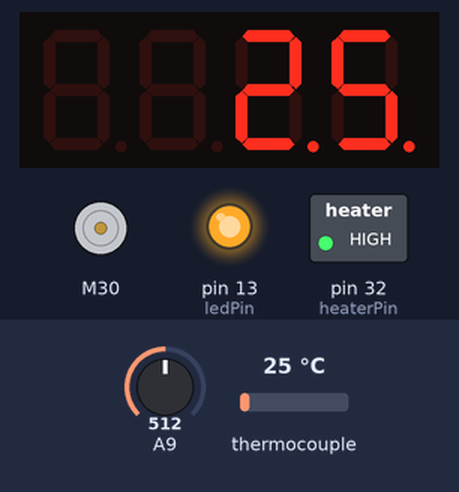
The program below on a simulated Teensy 3. On the bench: 4-digit seven-segment display, DC motor (green arrow = forward, orange = backward, longer = faster), switched loads named in the program (green lamp = pin HIGH), output pins drawn as LEDs (lit = HIGH). Wiring (inferred from the names in the program): 4-digit 7-segment display, segments lit when LOW: segments pin 4, pin 0, pin 8, pin 10, pin 11, pin 3, pin 7, pin 9; digit selects pin 5, pin 2, pin 1, pin 6. Inputs (shaded band) come from the test bench; at power-on: A9 = 512, thermocouple 25 °C. The segment pins are drawn as the display they are named for; pins used as bus, display or sensor lines are not drawn.

Above: at 1.2 s.
1.3 s: A9 set to 154
At 2.4 s:
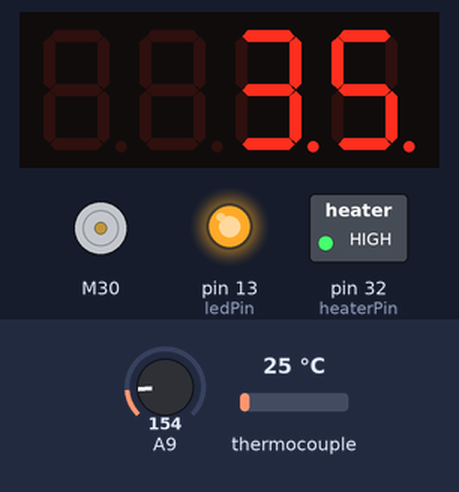
4.3 s: A9 set to 130
At 6.9 s:
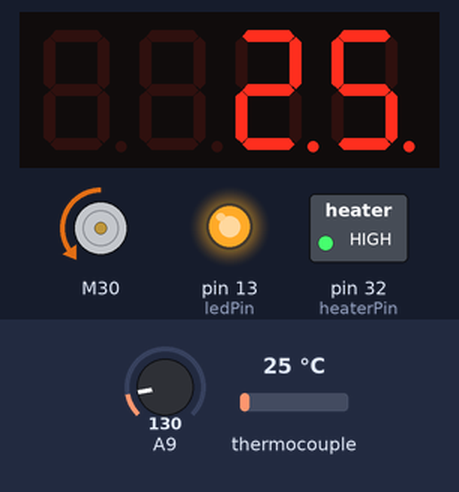
7.3 s: thermocouple set to 31 °C
At 8.1 s:
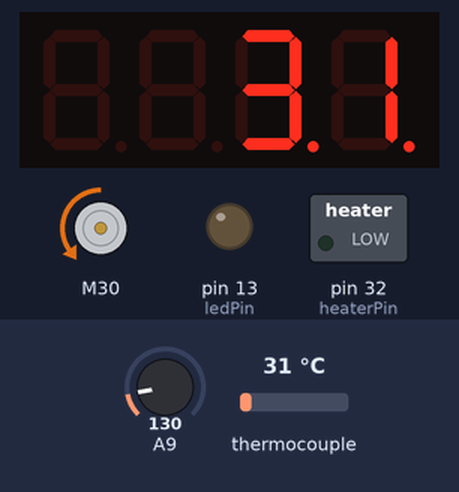
8.8 s: thermocouple set to 6 °C
At 10.0 s:
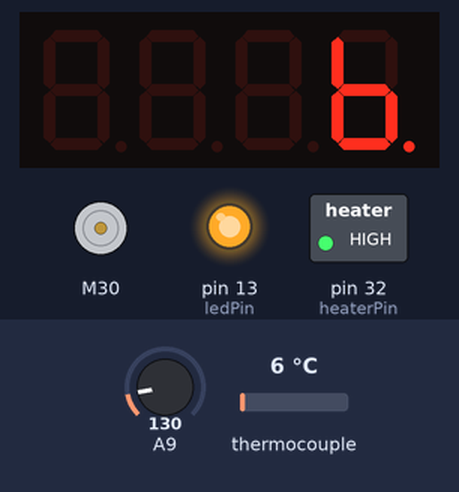
10.3 s: thermocouple set to 23 °C
At 11.5 s:
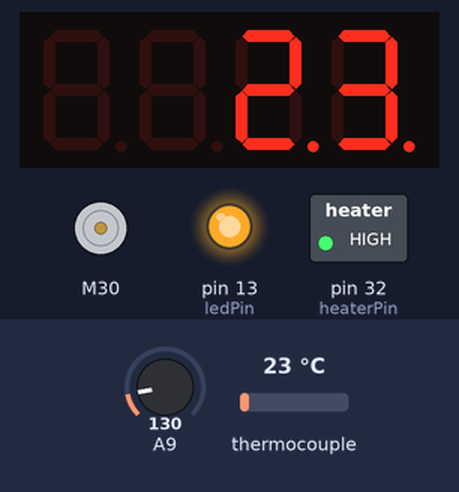
11.8 s: thermocouple set to 26 °C
At 12.8 s:
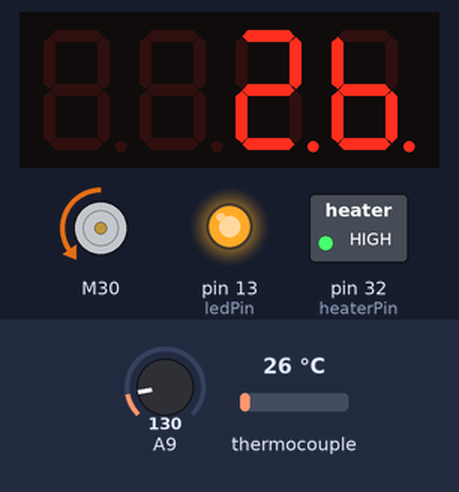
Timing chart, 0 to 14.3 s (numbered marks = the images above; inputs shaded):
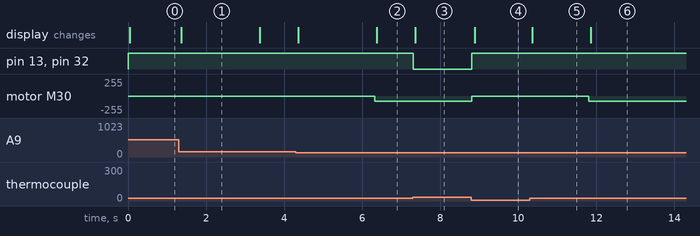

The program:

main.cpp
```cpp
/*
 * filamentExtruderController
 * Author : Nathan Muszynski
 * Manages temperature and motor speed for filament extruder
 */

//library imports
#include <Arduino.h>
#include <Adafruit_MAX31855.h>
#include <L298N.h>
#include <SPI.h>
#include <Wire.h>


//heater relay control pin and status LED
#define heaterPin 32
#define ledPin 13

//digit segment initialization
//ABCDEFG,dp
const int numeral[10]= {
  B11111100, //0
  B01100000, //1
  B11011010, //2
  B11110010, //3
  B01100110, //4
  B10110110, //5
  B00111110, //6
  B11100000, //7
  B11111110, //8
  B11100110, //9
};

//pins for decimal point and each segment
//dp, G, F, E, D, C, B, A
/*
Pinout of display

D1  A  F  D2  D3  B
8 . 8 . 8 . 8 .
E  D  DP  C  G  D4

*/
const int segmentPins[]= {9,7,3,11,10,8,0,4};
const int numberofDigits=4;
const int digitPins[numberofDigits] = {5,2,1,6}; //digits 1, 2, 3, 4

//temperature control variables
int temperatureSetPoint;
int temperatureSwing = 2; //allowable swing in temperature

//thermocouple reading pins
const int thermocoupleDO = 37;
const int thermocoupleCS = 38;
const int thermocoupleCLK = 39;
Adafruit_MAX31855 thermocouple(thermocoupleCLK, thermocoupleCS, thermocoupleDO); //create thermocouple instance

//motor controller pins
const unsigned int motorIN1 = 30;
const unsigned int motorIN2 = 31;
const unsigned int motorEnable = 29;
L298N motor1(motorEnable, motorIN1, motorIN2);

//misc variable declarations
int changeTime = 0;
int tempTemperature;
int motorSpeed = 80;


int readPot(){  //read temperature pot value and return as equiv. temperature
  int encoderVal = analogRead(9);
  int equivTemp = (encoderVal/20)*5; //count by 5 from 0 - 255

  return equivTemp;
}


void showDigit (int number, int digit){ //displays given number on a 7-segment display at the given digit position
  digitalWrite(digitPins[digit], HIGH);
  for (int segment= 1; segment < 8; segment++){
    boolean isBitSet= bitRead(numeral[number], segment);
    isBitSet= ! isBitSet;
    digitalWrite(segmentPins[segment], isBitSet);
  }
  delay(5);
  digitalWrite(digitPins[digit], LOW);
}


void showNumber (int number){ //takes a number and iterates through it to draw digits on screen
  if (number == 0)
    showDigit (0, numberofDigits-1); //display 0 in the rightmost digit
  else{
    for (int digit= numberofDigits-1; digit >=0; digit--){
      if (number > 0){
        showDigit(number % 10, digit);
        number= number/10;
      }
    }
  }
}


int checkTemp(){ //read temperature from thermocouple and return as integer
  int temperature = thermocouple.readCelsius();
  return temperature;
}


void setTemp(int newTemp){ //set temperature set point to user specified value
  temperatureSetPoint = newTemp;
}


void maintainTemp(int setPoint){
  if (setPoint - checkTemp() >= temperatureSwing){ // if setpoint is higher than actual temperature by over n degrees run heater
    digitalWrite(heaterPin, HIGH);
    digitalWrite(ledPin, HIGH);
  }
  else if (setPoint - checkTemp() <= temperatureSwing){ //if setpoint is lower than actual temperature by over n degrees, stop heater
    digitalWrite(heaterPin, LOW);
    digitalWrite(ledPin, LOW);
  }
}


void runMotor(int setPoint){
  if (setPoint - checkTemp() <= temperatureSwing+3){ //if temperature is high enough, run motor
    motor1.backward();
  }
  else{
    motor1.stop();
  }
}


void setup(){
  //set pinmode for all pins
  pinMode(heaterPin, OUTPUT);
  pinMode(ledPin, OUTPUT);

  for (int i=0; i < 8; i++){
    pinMode(segmentPins[i], OUTPUT); //set segment and DP pins to output
  }

  //sets the digit pins as outputs
  for (int i=0; i < numberofDigits; i++){
    pinMode(digitPins[i], OUTPUT);
  }
  motor1.setSpeed(motorSpeed);
  temperatureSetPoint = readPot();
}


void loop(){
  //check temperature, adjust heater if needed
  maintainTemp(temperatureSetPoint);
  runMotor(temperatureSetPoint);

  //if value from potentiometer not equal to setpoint, run temperature change routine
  if (readPot() != temperatureSetPoint){
    showNumber(readPot());

    if (changeTime == 0){ //store current time and temperature value, will wait certain amount of time to check if temperature setpoint changes further
      changeTime = millis();
      tempTemperature = readPot();
    }

    else if (millis() - changeTime >= 2000){ //n ms after change, check if value is same
      if (tempTemperature == readPot()){
        setTemp(tempTemperature);
        changeTime = 0;
      }

      else{ //if changed, reset changeTime and tempTemperature to run new check
        changeTime=millis();
        tempTemperature = readPot();
      }
    }
  }
  else{
    showNumber(checkTemp()); //show current temperature if no change in temperature setting
  }
}
```

Measured:
- the behaviour switches between 140 and 139 on A9 (found by bisection; images 1 and 2)
- the behaviour switches between 28 and 29 °C on thermocouple (found by bisection; images 2 and 3)
- the behaviour switches between 24 and 25 °C on thermocouple (found by bisection; images 5 and 6)
- after the input at 1.3 s, the display: changes after 0.06 s (image 1)
- after the input at 4.3 s, motor M30: stopped → backward 80/255 after 2.0 s; the display: first changes after 0.06 s (image 2 shows a later state)
- after the input at 7.3 s, pin 13 (ledPin), pin 32 (heaterPin): HIGH → LOW at once; the display: changes after 0.06 s (image 3)
- after the input at 8.8 s, pin 13 (ledPin), pin 32 (heaterPin): LOW → HIGH at once; motor M30: backward 80/255 → stopped at once; the display: changes after 0.08 s (image 4)
- after the input at 10.3 s, the display: changes after 0.06 s (image 5)
- after the input at 11.8 s, motor M30: stopped → backward 80/255 at once; the display: changes after 0.06 s (image 6)
